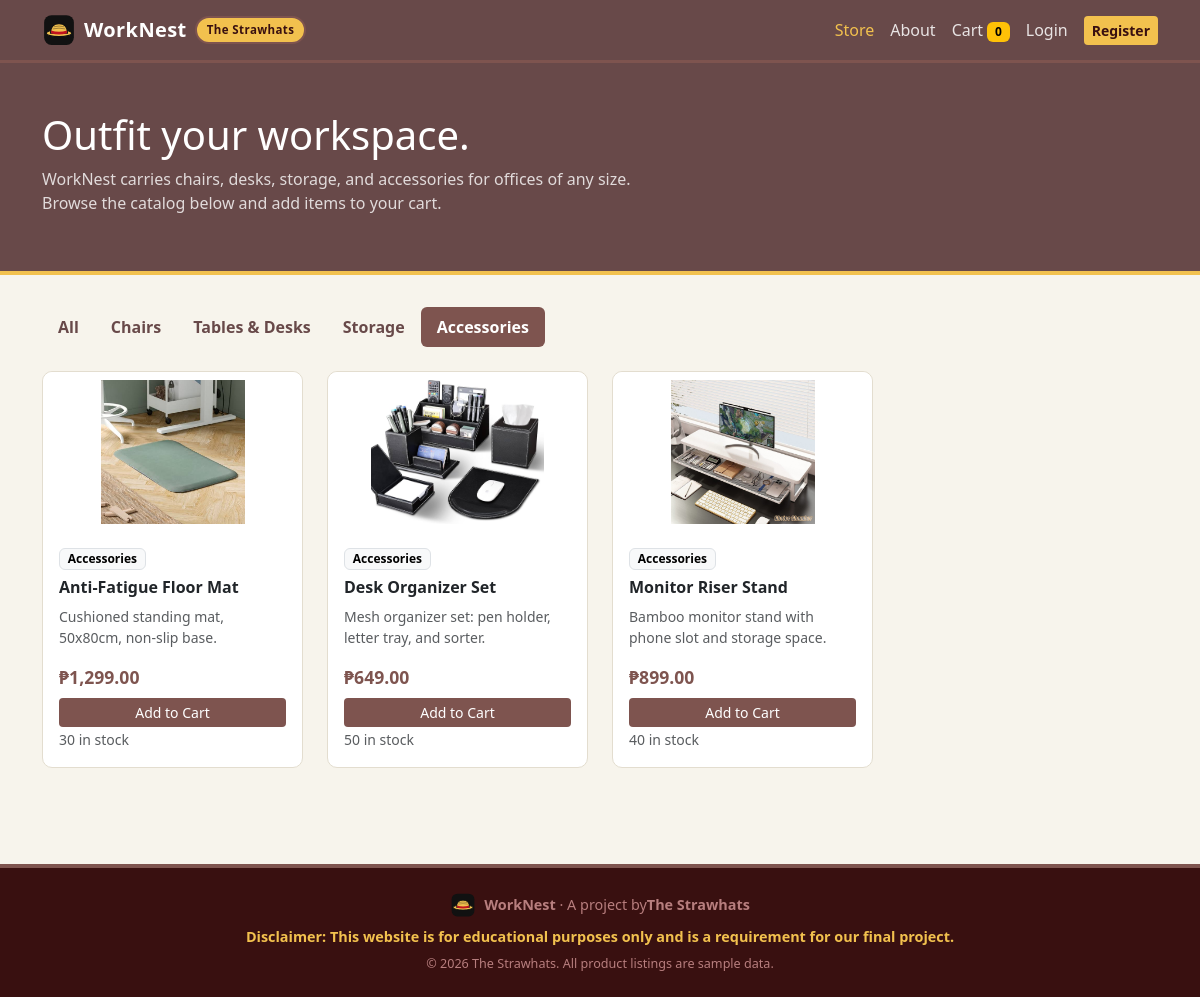
The app's page /index.php?category=4 with its own data.
### tables this page shows
CREATE TABLE categories (
    id INT AUTO_INCREMENT PRIMARY KEY,
    name VARCHAR(50) NOT NULL
);

CREATE TABLE products (
    id INT AUTO_INCREMENT PRIMARY KEY,
    category_id INT NOT NULL,
    name VARCHAR(100) NOT NULL,
    description TEXT,
    price DECIMAL(10,2) NOT NULL,
    stock INT NOT NULL DEFAULT 0,
    created_at TIMESTAMP DEFAULT CURRENT_TIMESTAMP,
    FOREIGN KEY (category_id) REFERENCES categories(id)
);

### includes/functions.php (called while the page is built, shortened)
<?php
function peso($amount)
{
    return '&#8369;' . number_format($amount, 2);
}

### index.php (the view, shortened to what this page needs)
<?php
require_once 'includes/config.php';
require_once 'includes/functions.php';
$cat_id = 0;
if (isset($_GET['category']) && is_numeric($_GET['category'])) {
    $cat_id = (int) $_GET['category'];
}
$categories = array();
$result = mysqli_query($conn, 'SELECT id, name FROM categories ORDER BY id');
while ($row = mysqli_fetch_assoc($result)) {
    $categories[] = $row;
}
if ($cat_id > 0) {
    $stmt = mysqli_prepare($conn, 'SELECT p.*, c.name AS category_name FROM products p JOIN categories c ON p.category_id = c.id WHERE p.category_id = ? ORDER BY p.name');
    mysqli_stmt_bind_param($stmt, 'i', $cat_id);
    mysqli_stmt_execute($stmt);
    $products = mysqli_stmt_get_result($stmt);
} else {
    $products = mysqli_query($conn, 'SELECT p.*, c.name AS category_name FROM products p JOIN categories c ON p.category_id = c.id ORDER BY c.id, p.name');
}
require_once 'includes/header.php';
?>
<section class="wn-hero">
    <div class="container">
        <h1>Outfit your workspace.</h1>
        <p>WorkNest carries chairs, desks, storage, and accessories for offices of any size. Browse the catalog below and add items to your cart.</p>
    </div>
</section>
<div class="container">
    <ul class="nav nav-pills mb-4">
        <li class="nav-item">
            <a class="nav-link <?php if ($cat_id === 0) echo 'active'; ?>" href="index.php">All</a>
        </li>
        <?php foreach ($categories as $c): ?>
            <li class="nav-item">
                <a class="nav-link <?php if ($cat_id === (int) $c['id']) echo 'active'; ?>"
                   href="index.php?category=<?php echo $c['id']; ?>">
                    <?php echo htmlspecialchars($c['name']); ?>
                </a>
            </li>
        <?php endforeach; ?>
    </ul>
    <div class="row g-4 mb-5">
        <?php while ($p = mysqli_fetch_assoc($products)): ?>
            <div class="col-6 col-md-4 col-lg-3">
                <div class="card wn-card">
                    <?php $img = 'assets/img/products/' . $p['id'] . '.jpg'; ?>
                    <?php if (file_exists($img)): ?>
                        <img src="<?php echo BASE_URL . '/' . $img; ?>" class="wn-thumb-img" alt="<?php echo htmlspecialchars($p['name']); ?>">
                    <?php else: ?>
                        <div class="wn-thumb">&#128188;</div>
                    <?php endif; ?>
                    <div class="card-body d-flex flex-column">
                        <span class="badge text-bg-light border mb-2 align-self-start">
                            <?php echo htmlspecialchars($p['category_name']); ?>
                        </span>
                        <h5 class="card-title"><?php echo htmlspecialchars($p['name']); ?></h5>
                        <p class="card-text small text-muted"><?php echo htmlspecialchars($p['description']); ?></p>
                        <div class="mt-auto">
                            <div class="wn-price mb-2"><?php echo peso($p['price']); ?></div>
                            <?php if ((int) $p['stock'] > 0): ?>
                                <form method="post" action="cart.php">
                                    <button type="submit" class="btn btn-wn w-100 btn-sm">Add to Cart</button>
                                </form>
                                <small class="text-muted"><?php echo $p['stock']; ?> in stock</small>
                            <?php else: ?>
                                <button class="btn btn-secondary w-100 btn-sm" disabled>Out of stock</button>
                            <?php endif; ?>
                        </div>
                    </div>
                </div>
            </div>
        <?php endwhile; ?>
    </div>
</div>
<?php require_once 'includes/footer.php'; ?>

### assets/css/style.css (style rules this page uses)
:root { --wn-ink: #26303a; --wn-navy: #684949; --wn-navy-dark: #391010; --wn-red: #7e544f; --wn-red-dark: #9e0e19; --wn-amber: #f2c14e; --wn-bg: #f7f4ec; --wn-border: #e3ddcf; }
body { background-color: var(--wn-bg); color: var(--wn-ink); font-family: "Segoe UI", system-ui, -apple-system, Arial, sans-serif; display: flex; flex-direction: column; min-height: 100vh; }
.wn-hero { background-color: var(--wn-navy); color: #fff; padding: 3rem 0 2.5rem; margin-bottom: 2rem; border-bottom: 4px solid var(--wn-amber); }
.wn-hero p { color: rgba(255, 255, 255, 0.8); max-width: 640px; }
.wn-card { border: 1px solid var(--wn-border); border-radius: 10px; transition: box-shadow 0.15s ease, transform 0.15s ease; height: 100%; }
.wn-card .card-title { font-size: 1rem; font-weight: 600; }
.wn-price { color: var(--wn-red); font-weight: 700; font-size: 1.1rem; }
.btn-wn { background-color: var(--wn-red); color: #fff; border: none; }
.nav-pills .nav-link { color: var(--wn-navy); font-weight: 600; }
.nav-pills .nav-link.active { background-color: var(--wn-red); color: #fff; }
.wn-thumb-img { width: 100%; height: 160px; object-fit: contain; border-radius: 10px 10px 0 0; background: #fff; padding: 8px; }

### records on screen
categories: name "Chairs"
categories: name "Tables & Desks"
categories: name "Storage"
categories: name "Accessories"
products: shows a picture, category.name "Accessories", name "Anti-Fatigue Floor Mat", description "Cushioned standing mat, 50x80cm, non-slip base.", price "₱1,299.00", stock "30"
products: shows a picture, category.name "Accessories", name "Desk Organizer Set", description "Mesh organizer set: pen holder, letter tray, and sorter.", price "₱649.00", stock "50"
products: shows a picture, category.name "Accessories", name "Monitor Riser Stand", description "Bamboo monitor stand with phone slot and storage space.", price "₱899.00", stock "40"

### other values on screen
cart_count() "0"
